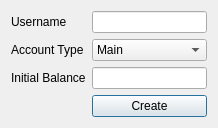
<?xml version="1.0" encoding="UTF-8"?>
<ui version="4.0">
 <class>AccountCreationDialog</class>
 <widget class="QDialog" name="AccountCreationDialog">
  <layout class="QFormLayout" name="formLayout">
   <item row="0" column="0"><widget class="QLabel" name="label_user"><property name="text"><string>Username</string></property></widget></item>
   <item row="0" column="1"><widget class="QLineEdit" name="usernameEdit"/></item>
   <item row="1" column="0"><widget class="QLabel" name="label_type"><property name="text"><string>Account Type</string></property></widget></item>
   <item row="1" column="1"><widget class="QComboBox" name="accountTypeCombo">
     <item><property name="text"><string>Main</string></property></item>
     <item><property name="text"><string>Savings</string></property></item>
     <item><property name="text"><string>QarzolHasaneh</string></property></item>
   </widget></item>
   <item row="2" column="0"><widget class="QLabel" name="label_balance"><property name="text"><string>Initial Balance</string></property></widget></item>
   <item row="2" column="1"><widget class="QLineEdit" name="balanceEdit"/></item>
   <item row="3" column="1"><widget class="QPushButton" name="createBtn"><property name="text"><string>Create</string></property></widget></item>
  </layout>
 </widget>
 <resources/>
 <connections/>
</ui>
